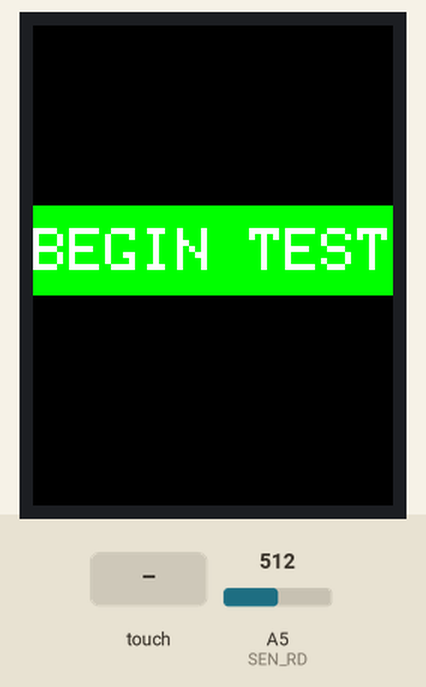
Recording of a sketch running on a simulated Arduino Uno, built with avr-gcc and run on an emulated ATmega328P. Shown: 240×320 colour display. Inputs (shaded band) come from the test bench; at power-on: A5 (SEN_RD) = 512.

Above: at 1.3 s.
1.4 s: touch panel pressed at 13 % / 50 % of its raw x / y range
At 5.1 s:
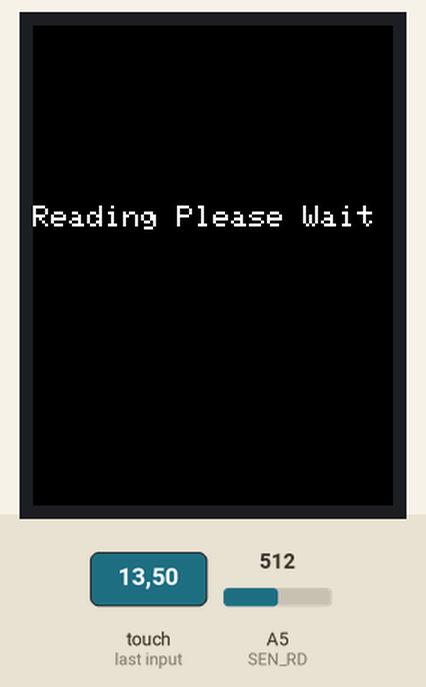
At 11.1 s:
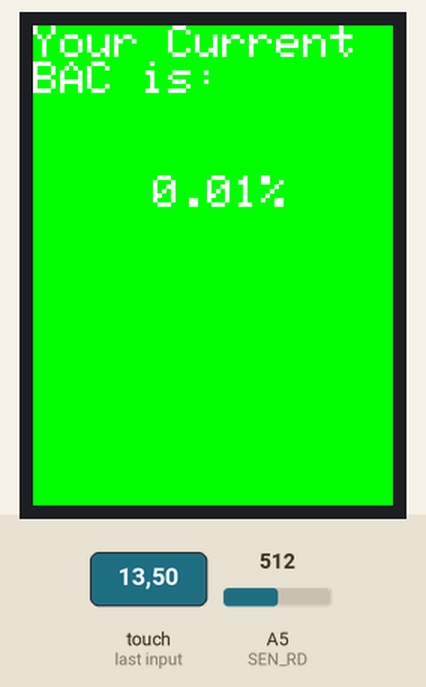
Timing chart, 0 to 12.6 s (numbered marks = the images above; inputs shaded):
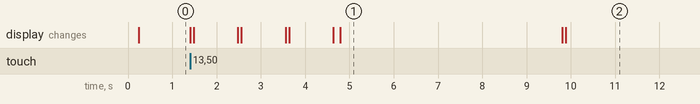

The sketch:

final_code_breathalyzer.ino
```cpp
/* Written by Fawadul Haq, Last Edited: 8/14/2019
 * Adapted from Aswinth Raj on Circuit Digest
 * Citation: https://circuitdigest.com/microcontroller-projects/arduino-touch-screen-calculator-tft-lcd-project-code
 * Libraries Used: SPDF5408
 * https://github.com/JoaoLopesF/SPFD5408
 */

// Libraries //
#include <SPFD5408_Adafruit_GFX.h>    // Core graphics library
#include <SPFD5408_Adafruit_TFTLCD.h> // Hardware-specific library
#include <SPFD5408_TouchScreen.h>     // LCD library
///////////////

// I/O //
  // LCD //
  /* Resistive Touch Pins Legend:
   *  First Letter in name: Signifies Axis, X or Y
   *  Second letter: Positive or Negative Deflection
   */
  #define YP A3  // Analog Input pin 3
  #define XN A2  //
  #define YN 9   // Digital pin 3
  #define XP 8   //
  /* LCD Commands
   * CS = Chip Select, used for accessing the SD Card
   * CD = Command Selector pin, tied to the SD Card
   * WR = Pin used to write to the LCD
   * RD = Pin used to read from the LCD
   * RESET = Pin used to reset the screen
   */
  #define LCD_CS A3
  #define LCD_CD A2
  #define LCD_WR A1
  #define LCD_RD A0
  #define LCD_RESET A4

  // Sensor //
  #define SEN_RD A5 // Analog input of sensor
//////////

// Screen Settings //
#define WHITE   0xFFFF    //Black->White
#define YELLOW  0xFFE0    //Blue->Yellow
#define RED     0xF800    //Red->Cyan
#define PINK    0x07E0    //Green-> Pink
#define CYAN    0x07FF    //Cyan -> Red
#define GREEN   0x07E0    //Pink -> Green
#define BLUE    0x001F    //Yellow->Blue
#define BLACK   0x0000    //White-> Black
#define MINPRESSURE 10    // predetermined pressure values in order to be considered a "touch" input
#define MAXPRESSURE 1000
//////////////////////

// Calibration Params //
#define MAXX 297    // Max X Coordinate
#define MAXY 248    // Max Y Coordinate
#define TS_MINX 113 // Max and min pressures in the x and y coordinates
#define TS_MINY 85  // these further narrow the pressure range to be considered a touch
#define TS_MAXX 977
#define TS_MAXY 923
////////////////////////

// LCD //
TouchScreen ts = TouchScreen(XP, YP, XN, YN, 300); // 300 is the sensitivity
Adafruit_TFTLCD tft(LCD_CS, LCD_CD, LCD_WR, LCD_RD, LCD_RESET);
/////////

// Graphics //
#define BBLOCX 0    // "Begin Button Location X"
#define BBLOCY 120
#define BBLEN MAXX  // "Begin Button Length"
#define BBWID 60    // "Begin Button Width"

#define SLOCX 0     // "Start Location X"
#define SLOCY 30
/////////////

// Variables //
#define SIZEOFDATA 300   // predetermined size of data array
int alcData[SIZEOFDATA]; // "alcohol Data": Holds 300 data points from the alcohol sensor, later to be averaged
float BAC;
boolean retest = false;  // determines whether to reset the interface at the "Begin Test"
                         // screen or the Countdown screen
int textSize = 4;        // Default text size
unsigned long recovTime; // Timestamp of when recovery process starts after any one use
/////////////////////


void setup() {
  tft.reset();
  tft.begin(0x9341);
  tft.setRotation(2);
}

///////////////////////////////////////////////////////////////////
void loop() {

  // Begin
  if(!retest){
    dispStart();
    while(true){    // "Begin" button touched?
      TSPoint p = waitTouch();
      // if the touch input is within the bounds of the Begin Button
      if(p.x > BBLOCX && p.x < BBLEN){
        if(p.y > BBLOCY && p.y < BBLOCY + BBWID){
          break;
        }
      }
    }
  }
  // Display Countdown
  dispCountdown();

  // "Calculating" screen
  dispCalc();

  unsigned long startTime = millis();
  int i = 0;
  // This while loop collects 300 data points from the alcohol sensor
  // or at least data for a full five seconds
  // Which will later be averaged and used to calculate the BAC
  while(millis() - startTime <= 5000){  // Wait ~5 seconds

      // Temporarily storing data
      if(i <= SIZEOFDATA)
        { alcData[i] = analogRead(SEN_RD); }
      delay(20);  // wait 20ms until next reading

    i++;
  }

  recovTime = millis(); // start time stamp for recovery process

  // Calculate BAC
  calcData();

// Results page
  if(BAC < 0.06){
    tft.fillScreen(GREEN);
  }
  else if( BAC >= 0.08){
    tft.fillScreen(RED);
  }
  else if (BAC == 0.06 || BAC == 0.07){
    tft.fillScreen(YELLOW);
  }
  else {
    tft.fillScreen(YELLOW);
  }

  dispResults();
  delay(10000);   // Display results for 10 seconds

  // Delete Data
  BAC = 0;

  // Retest?
  dispRetest();

  while(true){    // "Yes" or "No" button touched?
      TSPoint p = waitTouch();
      // If touch is within Yes box, retest = true
      if(p.x > 230 && p.x < MAXX - 10){
        if(p.y > 20 && p.y < 130){
          retest = true;
          break;
        }
      }
      // If touch is within No box, retest = false
      else if(p.x > 10 && p.x < 120){
        if(p.y > 20 && p.y < 130){
          retest = false;
          break;
        }
      }
    }

  recovery(); // wait for the device to recover

}

/////////////////////  END OF MAIN ///////////////////////////

// Initial screen that displays for user to begin breathalyzer test
void dispStart(){

  tft.fillScreen(BLACK);
  tft.fillRect(BBLOCX,BBLOCY,BBLEN,BBWID,GREEN); // Begin button

  tft.setCursor(BBLOCX, BBLOCY + 15);
  tft.setTextSize(textSize);
  tft.setTextColor(WHITE);
  tft.println("BEGIN TEST");

}

// Screen and animation displayed when breathalyzer sensor is being used
void dispCountdown(){
  // Countdown animation
  tft.fillScreen(BLACK);
  tft.setTextSize(textSize);
  tft.setTextColor(WHITE);

  // Numbers
  for (int j = 3; j >= 1; j--){
    startMsg();
    dispNum(j);
    delay(1000);
    tft.fillScreen(BLACK);
  }

}

// Displays the screen used when blowing into the tube
void dispCalc(){
  tft.fillScreen(BLACK);

  tft.setCursor(0, 120);
  tft.setTextSize(textSize-2);
  tft.setTextColor(WHITE);
  tft.println("Reading Please Wait");
}

// Displays the results of the calculation
void dispResults() {
  tft.setCursor(0, 0);
  tft.setTextSize(textSize-1);
  tft.setTextColor(WHITE);

  tft.println("Your Current BAC is:");

  tft.setCursor(80,100);
  tft.print(String(BAC));
  tft.println("%");
}

// Calculates the BAC given the alcohol sensor values
// Uses the ratio between two different resistors on the breakout board
// Reference: https://www.teachmemicro.com/mq-3-alcohol-sensor/
void calcData() {

  float sensor_volt; // analog sensor value converted into voltage
  float RS_gas;      // Resistance of sensor
  float R0 = 16000;  // Resistance of peripheral sensor (predetermined through testing)
  float ratio;       // ratio = RS_gas/R0
  int R2 = 1000;     // Resistance of peripheral sensor on breaker board
  unsigned long sensorVal = 0;  // holds the averaged answer

  // Average the alcohol Data
  for(int i = 0; i < SIZEOFDATA; i++){
    sensorVal += alcData[i];
  }
  sensorVal /= SIZEOFDATA;

  // Conversion into BAC
  sensor_volt=(float)sensorVal/1024*5.0;
  RS_gas = ((5.0 * R2)/sensor_volt) - R2;
  ratio = RS_gas/R0;
  double x = 0.4*ratio;
  BAC = pow(x,-1.431) * 0.0001;  // BAC in mg/L (or %)
}

// Displays the "Start in..." text of the Countdown screen
void startMsg() {
  tft.setCursor(0,40);
  tft.setTextSize(textSize-1);
  tft.println("Start in...");
}

// Display a number in the middle of the screen
void dispNum(int num){
  tft.setCursor(100,140);
  tft.print(String(num));
}

// Displays the "Retest?" screen and buttons
void dispRetest(){
  tft.fillScreen(BLACK);
  tft.setCursor(40,30);
  tft.println("Retest?");

  tft.fillRect(10,200,110,80,GREEN);
  tft.fillRect(130,200,110,80,RED);

  tft.setCursor(40,240);
  tft.print("Yes");
  tft.setCursor(180,240);
  tft.print("No");
}

// Waits until 2 minutes have passed since the last test, for the sensor to recover to ambient conditions
void recovery(){

  if(millis() - recovTime > 120000){
    return;
  }

  // display the "Waiting screen"
  tft.fillScreen(BLACK);
  tft.setCursor(0,60);
  tft.println("Recovering...");

  while(millis() - recovTime < 120000){}

}

// Waits for a touch input that falls within a pressure range and returns the point information
TSPoint waitTouch() {
  TSPoint p;
  do {
    p = ts.getPoint();
    pinMode(XN, OUTPUT);
    pinMode(YP, OUTPUT);
  } while((p.z < MINPRESSURE )|| (p.z > MAXPRESSURE));
  p.x = map(p.x, TS_MINX, TS_MAXX, 0, 320);
  p.y = map(p.y, TS_MINY, TS_MAXY, 0, 240);;
  return p;
}
```

Measured:
- after the input at 1.4 s, the display: first changes at once (image 1 shows a later state)
- what the display in image 1 shows lasts 5.0 s, from 4.8 s to 9.8 s
